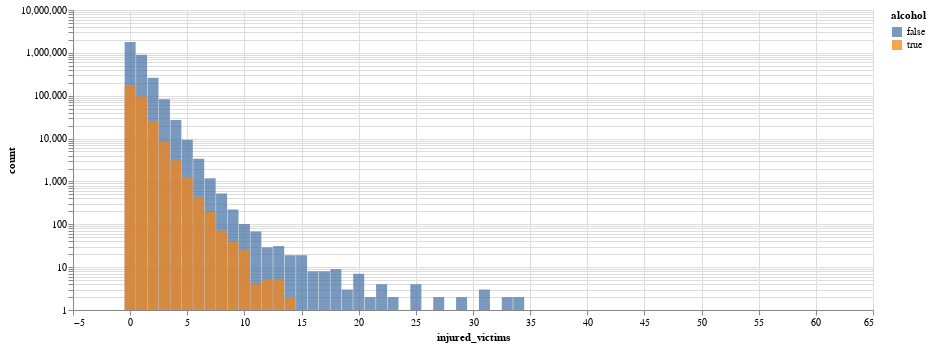
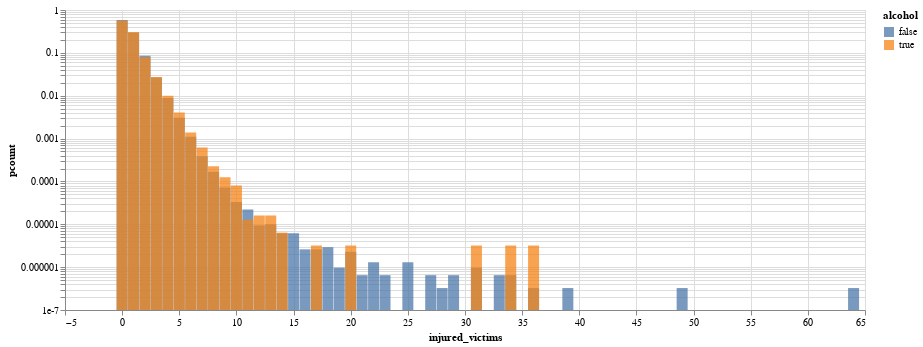

Here is the notebook cell these charts were saved with, in order:
### Code cell
dfi_alc, dfi_nalc = pd.DataFrame(), pd.DataFrame()

dfi_alc["count"] = dfc.query("alcohol_involved == 1")["injured_victims"].value_counts()
dfi_alc["pcount"] = dfi_alc["count"] / len(dfc.query("alcohol_involved == 1")["case_id"])
dfi_alc["injured_victims"] = dfc.query("alcohol_involved == 1")["injured_victims"].value_counts().index
dfi_alc["alcohol"] = True

dfi_nalc["count"] = dfc.query("alcohol_involved != 1")["injured_victims"].value_counts()
dfi_nalc["pcount"] = dfi_nalc["count"] / len(dfc.query("alcohol_involved != 1")["case_id"])
dfi_nalc["injured_victims"] = dfc.query("alcohol_involved != 1")["injured_victims"].value_counts().index
dfi_nalc["alcohol"] = False

dfia = pd.concat([dfi_nalc, dfi_alc])

injuries_alc = alt.Chart(dfia).mark_bar(opacity = 0.75, width = 11).encode(
    x = alt.X("injured_victims:Q"),
    y = alt.Y("count:Q").stack(None).scale(type = "log"),
    color = "alcohol"
).properties(width = 800, height = 300)

(injuries_alc).display()

pinjuries_alc = alt.Chart(dfia).mark_bar(opacity = 0.75, width = 11).encode(
    x = alt.X("injured_victims:Q"),
    y = alt.Y("pcount:Q").stack(None).scale(type = "log"),
    color = "alcohol"
).properties(width = 800, height = 300)

(pinjuries_alc).display()

### Figure 1 — Vega-Lite specification as saved in the notebook (floating-point values rounded to 4 significant figures)
{"config": {"view": {"continuousWidth": 300, "continuousHeight": 300}}, "data": {"name": "data-edfc744f116f6058cbe4b3b320343125"}, "mark": {"type": "bar", "opacity": 0.75, "width": 11}, "encoding": {"color": {"field": "alcohol", "type": "nominal"}, "x": {"field": "injured_victims", "type": "quantitative"}, "y": {"field": "count", "scale": {"type": "log"}, "stack": null, "type": "quantitative"}}, "height": 300, "width": 800, "$schema": "https://vega.github.io/schema/vega-lite/v5.20.1.json", "datasets": {"data-edfc744f116f6058cbe4b3b320343125": [{"count": 1785038, "pcount": 0.5806, "injured_victims": 0.0, "alcohol": false}, {"count": 900209, "pcount": 0.2928, "injured_victims": 1.0, "alcohol": false}, {"count": 263865, "pcount": 0.08583, "injured_victims": 2.0, "alcohol": false}, {"count": 82167, "pcount": 0.02673, "injured_victims": 3.0, "alcohol": false}, {"count": 27291, "pcount": 0.008877, "injured_victims": 4.0, "alcohol": false}, {"count": 9385, "pcount": 0.003053, "injured_victims": 5.0, "alcohol": false}, {"count": 3368, "pcount": 0.001096, "injured_victims": 6.0, "alcohol": false}, {"count": 1185, "pcount": 0.0003854, "injured_victims": 7.0, "alcohol": false}, {"count": 520, "pcount": 0.0001691, "injured_victims": 8.0, "alcohol": false}, {"count": 222, "pcount": 7.221e-05, "injured_victims": 9.0, "alcohol": false}, {"count": 102, "pcount": 3.318e-05, "injured_victims": 10.0, "alcohol": false}, {"count": 68, "pcount": 2.212e-05, "injured_victims": 11.0, "alcohol": false}, {"count": 31, "pcount": 1.008e-05, "injured_victims": 13.0, "alcohol": false}, {"count": 29, "pcount": 9.433e-06, "injured_victims": 12.0, "alcohol": false}, {"count": 19, "pcount": 6.18e-06, "injured_victims": 15.0, "alcohol": false}, {"count": 19, "pcount": 6.18e-06, "injured_victims": 14.0, "alcohol": false}, {"count": 9, "pcount": 2.927e-06, "injured_victims": 18.0, "alcohol": false}, {"count": 8, "pcount": 2.602e-06, "injured_victims": 17.0, "alcohol": false}, {"count": 8, "pcount": 2.602e-06, "injured_victims": 16.0, "alcohol": false}, {"count": 7, "pcount": 2.277e-06, "injured_victims": 20.0, "alcohol": false}, {"count": 4, "pcount": 1.301e-06, "injured_victims": 25.0, "alcohol": false}, {"count": 4, "pcount": 1.301e-06, "injured_victims": 22.0, "alcohol": false}, {"count": 3, "pcount": 9.758e-07, "injured_victims": 31.0, "alcohol": false}, {"count": 3, "pcount": 9.758e-07, "injured_victims": 19.0, "alcohol": false}, {"count": 2, "pcount": 6.505e-07, "injured_victims": 23.0, "alcohol": false}, {"count": 2, "pcount": 6.505e-07, "injured_victims": 29.0, "alcohol": false}, {"count": 2, "pcount": 6.505e-07, "injured_victims": 21.0, "alcohol": false}, {"count": 2, "pcount": 6.505e-07, "injured_victims": 33.0, "alcohol": false}, {"count": 2, "pcount": 6.505e-07, "injured_victims": 34.0, "alcohol": false}, {"count": 2, "pcount": 6.505e-07, "injured_victims": 27.0, "alcohol": false}, {"count": 1, "pcount": 3.253e-07, "injured_victims": 28.0, "alcohol": false}, {"count": 1, "pcount": 3.253e-07, "injured_victims": 39.0, "alcohol": false}, {"count": 1, "pcount": 3.253e-07, "injured_victims": 64.0, "alcohol": false}, {"count": 1, "pcount": 3.253e-07, "injured_victims": 36.0, "alcohol": false}, {"count": 1, "pcount": 3.253e-07, "injured_victims": 49.0, "alcohol": false}, {"count": 178346, "pcount": 0.5696, "injured_victims": 0.0, "alcohol": true}, {"count": 96175, "pcount": 0.3071, "injured_victims": 1.0, "alcohol": true}, {"count": 24795, "pcount": 0.07918, "injured_victims": 2.0, "alcohol": true}, {"count": 8551, "pcount": 0.02731, "injured_victims": 3.0, "alcohol": true}, {"count": 3134, "pcount": 0.01001, "injured_victims": 4.0, "alcohol": true}, {"count": 1271, "pcount": 0.004059, "injured_victims": 5.0, "alcohol": true}, {"count": 434, "pcount": 0.001386, "injured_victims": 6.0, "alcohol": true}, {"count": 194, "pcount": 0.0006196, "injured_victims": 7.0, "alcohol": true}, {"count": 71, "pcount": 0.0002267, "injured_victims": 8.0, "alcohol": true}, {"count": 39, "pcount": 0.0001245, "injured_victims": 9.0, "alcohol": true}, {"count": 25, "pcount": 7.984e-05, "injured_victims": 10.0, "alcohol": true}, {"count": 5, "pcount": 1.597e-05, "injured_victims": 13.0, "alcohol": true}, {"count": 5, "pcount": 1.597e-05, "injured_victims": 12.0, "alcohol": true}, {"count": 4, "pcount": 1.277e-05, "injured_victims": 11.0, "alcohol": true}, {"count": 2, "pcount": 6.387e-06, "injured_victims": 14.0, "alcohol": true}, {"count": 1, "pcount": 3.194e-06, "injured_victims": 31.0, "alcohol": true}, {"count": 1, "pcount": 3.194e-06, "injured_victims": 17.0, "alcohol": true}, {"count": 1, "pcount": 3.194e-06, "injured_victims": 20.0, "alcohol": true}, {"count": 1, "pcount": 3.194e-06, "injured_victims": 34.0, "alcohol": true}, {"count": 1, "pcount": 3.194e-06, "injured_victims": 36.0, "alcohol": true}]}}

### Figure 2 — Vega-Lite specification as saved in the notebook (floating-point values rounded to 4 significant figures)
{"config": {"view": {"continuousWidth": 300, "continuousHeight": 300}}, "data": {"name": "data-edfc744f116f6058cbe4b3b320343125"}, "mark": {"type": "bar", "opacity": 0.75, "width": 11}, "encoding": {"color": {"field": "alcohol", "type": "nominal"}, "x": {"field": "injured_victims", "type": "quantitative"}, "y": {"field": "pcount", "scale": {"type": "log"}, "stack": null, "type": "quantitative"}}, "height": 300, "width": 800, "$schema": "https://vega.github.io/schema/vega-lite/v5.20.1.json", "datasets": {"data-edfc744f116f6058cbe4b3b320343125": [{"count": 1785038, "pcount": 0.5806, "injured_victims": 0.0, "alcohol": false}, {"count": 900209, "pcount": 0.2928, "injured_victims": 1.0, "alcohol": false}, {"count": 263865, "pcount": 0.08583, "injured_victims": 2.0, "alcohol": false}, {"count": 82167, "pcount": 0.02673, "injured_victims": 3.0, "alcohol": false}, {"count": 27291, "pcount": 0.008877, "injured_victims": 4.0, "alcohol": false}, {"count": 9385, "pcount": 0.003053, "injured_victims": 5.0, "alcohol": false}, {"count": 3368, "pcount": 0.001096, "injured_victims": 6.0, "alcohol": false}, {"count": 1185, "pcount": 0.0003854, "injured_victims": 7.0, "alcohol": false}, {"count": 520, "pcount": 0.0001691, "injured_victims": 8.0, "alcohol": false}, {"count": 222, "pcount": 7.221e-05, "injured_victims": 9.0, "alcohol": false}, {"count": 102, "pcount": 3.318e-05, "injured_victims": 10.0, "alcohol": false}, {"count": 68, "pcount": 2.212e-05, "injured_victims": 11.0, "alcohol": false}, {"count": 31, "pcount": 1.008e-05, "injured_victims": 13.0, "alcohol": false}, {"count": 29, "pcount": 9.433e-06, "injured_victims": 12.0, "alcohol": false}, {"count": 19, "pcount": 6.18e-06, "injured_victims": 15.0, "alcohol": false}, {"count": 19, "pcount": 6.18e-06, "injured_victims": 14.0, "alcohol": false}, {"count": 9, "pcount": 2.927e-06, "injured_victims": 18.0, "alcohol": false}, {"count": 8, "pcount": 2.602e-06, "injured_victims": 17.0, "alcohol": false}, {"count": 8, "pcount": 2.602e-06, "injured_victims": 16.0, "alcohol": false}, {"count": 7, "pcount": 2.277e-06, "injured_victims": 20.0, "alcohol": false}, {"count": 4, "pcount": 1.301e-06, "injured_victims": 25.0, "alcohol": false}, {"count": 4, "pcount": 1.301e-06, "injured_victims": 22.0, "alcohol": false}, {"count": 3, "pcount": 9.758e-07, "injured_victims": 31.0, "alcohol": false}, {"count": 3, "pcount": 9.758e-07, "injured_victims": 19.0, "alcohol": false}, {"count": 2, "pcount": 6.505e-07, "injured_victims": 23.0, "alcohol": false}, {"count": 2, "pcount": 6.505e-07, "injured_victims": 29.0, "alcohol": false}, {"count": 2, "pcount": 6.505e-07, "injured_victims": 21.0, "alcohol": false}, {"count": 2, "pcount": 6.505e-07, "injured_victims": 33.0, "alcohol": false}, {"count": 2, "pcount": 6.505e-07, "injured_victims": 34.0, "alcohol": false}, {"count": 2, "pcount": 6.505e-07, "injured_victims": 27.0, "alcohol": false}, {"count": 1, "pcount": 3.253e-07, "injured_victims": 28.0, "alcohol": false}, {"count": 1, "pcount": 3.253e-07, "injured_victims": 39.0, "alcohol": false}, {"count": 1, "pcount": 3.253e-07, "injured_victims": 64.0, "alcohol": false}, {"count": 1, "pcount": 3.253e-07, "injured_victims": 36.0, "alcohol": false}, {"count": 1, "pcount": 3.253e-07, "injured_victims": 49.0, "alcohol": false}, {"count": 178346, "pcount": 0.5696, "injured_victims": 0.0, "alcohol": true}, {"count": 96175, "pcount": 0.3071, "injured_victims": 1.0, "alcohol": true}, {"count": 24795, "pcount": 0.07918, "injured_victims": 2.0, "alcohol": true}, {"count": 8551, "pcount": 0.02731, "injured_victims": 3.0, "alcohol": true}, {"count": 3134, "pcount": 0.01001, "injured_victims": 4.0, "alcohol": true}, {"count": 1271, "pcount": 0.004059, "injured_victims": 5.0, "alcohol": true}, {"count": 434, "pcount": 0.001386, "injured_victims": 6.0, "alcohol": true}, {"count": 194, "pcount": 0.0006196, "injured_victims": 7.0, "alcohol": true}, {"count": 71, "pcount": 0.0002267, "injured_victims": 8.0, "alcohol": true}, {"count": 39, "pcount": 0.0001245, "injured_victims": 9.0, "alcohol": true}, {"count": 25, "pcount": 7.984e-05, "injured_victims": 10.0, "alcohol": true}, {"count": 5, "pcount": 1.597e-05, "injured_victims": 13.0, "alcohol": true}, {"count": 5, "pcount": 1.597e-05, "injured_victims": 12.0, "alcohol": true}, {"count": 4, "pcount": 1.277e-05, "injured_victims": 11.0, "alcohol": true}, {"count": 2, "pcount": 6.387e-06, "injured_victims": 14.0, "alcohol": true}, {"count": 1, "pcount": 3.194e-06, "injured_victims": 31.0, "alcohol": true}, {"count": 1, "pcount": 3.194e-06, "injured_victims": 17.0, "alcohol": true}, {"count": 1, "pcount": 3.194e-06, "injured_victims": 20.0, "alcohol": true}, {"count": 1, "pcount": 3.194e-06, "injured_victims": 34.0, "alcohol": true}, {"count": 1, "pcount": 3.194e-06, "injured_victims": 36.0, "alcohol": true}]}}
